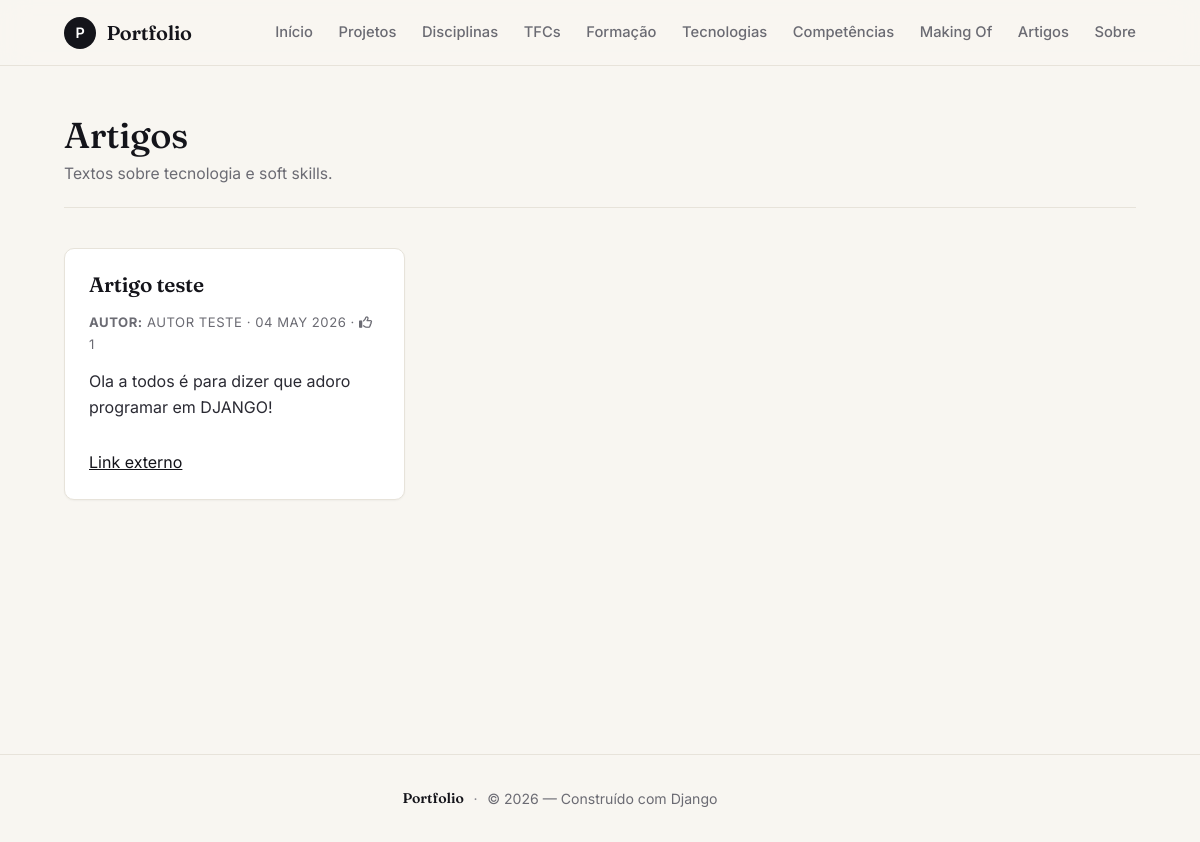
The app's page /artigos/ with its own data.
### artigos/models.py (models this page shows, shortened)
class Artigo(models.Model):
    titulo = models.CharField(max_length=200)
    texto = models.TextField()
    fotografia = models.ImageField(upload_to="artigos/", blank=True, null=True)
    link_externo = models.URLField(blank=True, null=True)
    data_criacao = models.DateTimeField(auto_now_add=True)
    autor = models.ForeignKey(
        settings.AUTH_USER_MODEL,
        on_delete=models.CASCADE,
        related_name="artigos",
    )
    class Meta:
        ordering = ["-data_criacao"]
        verbose_name = "Artigo"
        verbose_name_plural = "Artigos"
    def total_likes(self):
        return self.gostos.count()

### artigos/views.py (the view)
# urls.py: path("", views.listagem, name="listagem"),
def listagem(request):
    artigos = Artigo.objects.select_related("autor").all()
    return render(
        request,
        "artigos/listagem.html",
        {
            "artigos": artigos,
            "titulo_pagina": "Artigos",
            "e_autor": pertence_ao_grupo_autores(request.user),
        },
    )

### artigos/views.py (called while the page is built)
def pertence_ao_grupo_autores(user):
    return user.is_authenticated and user.groups.filter(name="autores").exists()

### artigos/templates/artigos/listagem.html (shortened to what this page needs)
{% extends 'portfolio/base.html' %}
{% load static %}
{% block content %}
<section class="projetos-header" style="display: flex; justify-content: space-between; align-items: flex-start; flex-wrap: wrap; gap: 1rem;">
    <div>
        <h2 style="margin: 0;">Artigos</h2>
        <p class="text-muted" style="margin: 0.35rem 0 0;">Textos sobre tecnologia e soft skills.</p>
    </div>
</section>
<div class="projetos-grid">
    {% for artigo in artigos %}
    <article class="card position-relative">
        <div class="projeto-info">
            <h3><a href="{% url 'artigos:detalhe' artigo.pk %}">{{ artigo.titulo }}</a></h3>
            <p class="projeto-meta">
                <strong>Autor:</strong> {{ artigo.autor.get_full_name|default:artigo.autor.username }}
                · {{ artigo.data_criacao|date:"d M Y" }}
                · <i class="fa-regular fa-thumbs-up"></i> {{ artigo.total_likes }}
            </p>
            <p class="projeto-descricao">{{ artigo.texto|truncatewords:36 }}</p>
            {% if artigo.link_externo %}
            <p class="mb-0"><a href="{{ artigo.link_externo }}" target="_blank" rel="noopener noreferrer" class="btn-link">Link externo</a></p>
            {% endif %}
        </div>
    </article>
    {% endfor %}
</div>
{% endblock %}

### portfolio/static/portfolio/styles.css (style rules this page uses)
:root { --bg: #f8f6f1; --bg-elev: #ffffff; --ink: #14141a; --ink-soft: #2a2a33; --muted: #6b6b73; --muted-2: #8a8a92; --hairline: #e7e3da; --hairline-2: #efece5; --accent: #b45309; --accent-soft: #f3e9d6; --danger: #b91c1c; --success: #15803d; --shadow-sm: 0 1px 2px rgba(20, 20, 26, 0.04); --shadow-md: 0 6px 24px -12px rgba(20, 20, 26, 0.18); --shadow-lg: 0 24px 60px -28px rgba(20, 20, 26, 0.25); --radius-sm: 6px; --radius: 10px; --radius-lg: 16px; --container: 1120px; --serif: 'Fraunces', 'Playfair Display', Georgia, 'Times New Roman', serif; --sans: 'Inter', -apple-system, BlinkMacSystemFont, "Segoe UI", Roboto, sans-serif; }
*, *::before, *::after { box-sizing: border-box; }
html { scroll-behavior: smooth; }
body { margin: 0; font-family: var(--sans); background: var(--bg); color: var(--ink); line-height: 1.65; font-size: 16px; -webkit-font-smoothing: antialiased; -moz-osx-font-smoothing: grayscale; text-rendering: optimizeLegibility; }
a { color: var(--ink); text-decoration: none; transition: color .2s ease, opacity .2s ease; }
h1, h2, h3, h4 { font-family: var(--serif); font-weight: 500; color: var(--ink); letter-spacing: -0.01em; line-height: 1.2; margin: 0 0 .6em; }
h2 { font-size: clamp(1.6rem, 3vw, 2.1rem); }
h3 { font-size: 1.2rem; font-weight: 600; }
p { margin: 0 0 1em; color: var(--ink-soft); }
small, .text-muted { color: var(--muted) !important; }
.page-header, .projetos-header, .ucs-header { display: flex !important; flex-wrap: wrap; gap: 1rem; align-items: end !important; justify-content: space-between !important; padding-bottom: 1.25rem; margin-bottom: 2.5rem !important; border-bottom: 1px solid var(--hairline); }
.page-header h2, .projetos-header h2, .ucs-header h2 { font-size: clamp(1.8rem, 3vw, 2.4rem); border: 0 !important; padding: 0 !important; margin: 0 0 .25rem !important; }
.page-header p, .projetos-header p, .ucs-header p { color: var(--muted); margin: 0 !important; font-size: .98rem; max-width: 60ch; }
main h2 { border: 0; padding: 0; }
.card { background: var(--bg-elev); border: 1px solid var(--hairline); border-radius: var(--radius); padding: 1.5rem; margin-bottom: 1.25rem; box-shadow: var(--shadow-sm); transition: transform .25s ease, box-shadow .25s ease, border-color .25s ease; position: relative; }
.projetos-grid { display: grid; grid-template-columns: repeat(auto-fill, minmax(320px, 1fr)); gap: 1.5rem; }
.projetos-grid .card { display: flex; flex-direction: column; padding: 0; overflow: hidden; }
.projeto-info { padding: 1.5rem; display: flex; flex-direction: column; gap: .75rem; flex: 1; }
.projeto-info h3 { margin-bottom: .15rem; font-family: var(--serif); font-size: 1.3rem; }
.projeto-meta { font-size: .82rem; color: var(--muted); text-transform: uppercase; letter-spacing: .04em; margin: 0 !important; }

### records on screen
Artigo: titulo "Artigo teste", autor.get_full_name "AUTOR TESTE", data_criacao "04 MAY 2026", total_likes "1", texto "Ola a todos é para dizer que adoro programar em DJANGO!"
